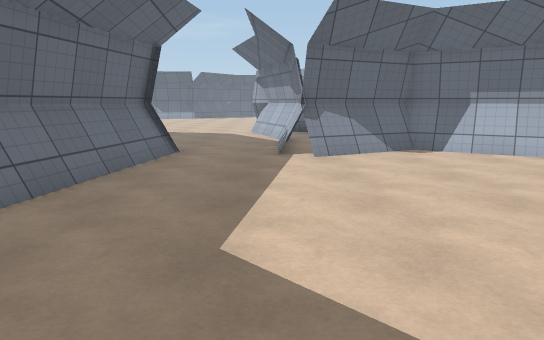
[1] (above)

20 first-person views from a walk through a Unity game level. The camera is 1.4 m above the floor, tilts 10° down and sees 70° across. The floor is counted in squares, 1 m on a side. Each view is taken from the middle of a square. On the plan, view 1 faces up. The plan holds only what a view shows up to about 16 squares ahead; the rest is blank. The place goes on beyond the plan. The player character is not drawn. Some animated figures are not drawn. Door leaves are left out, so doorways stand open. Surface patterns are stand-ins for the level's own textures.

[2]
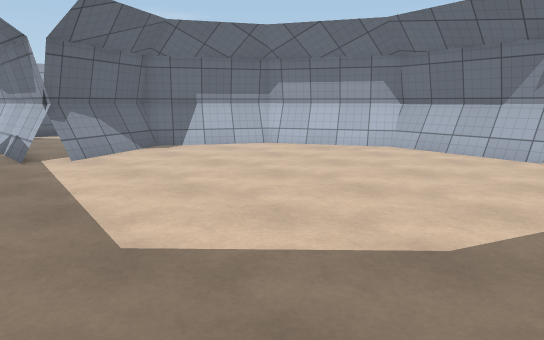

[3]
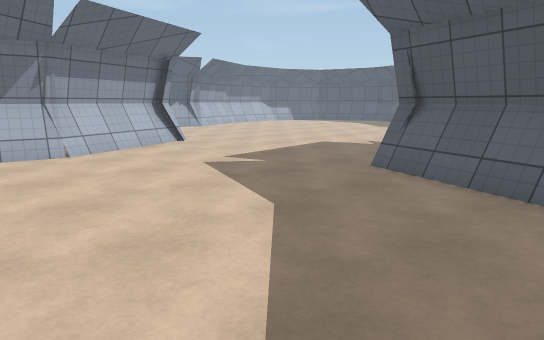

[4]
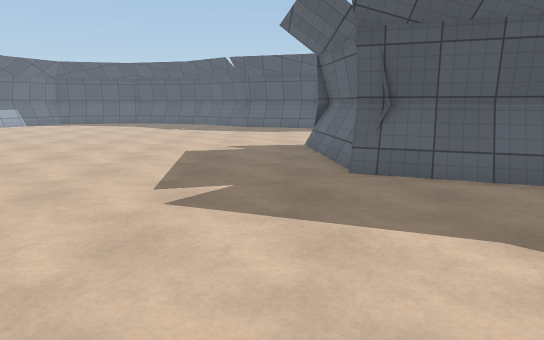

[5]
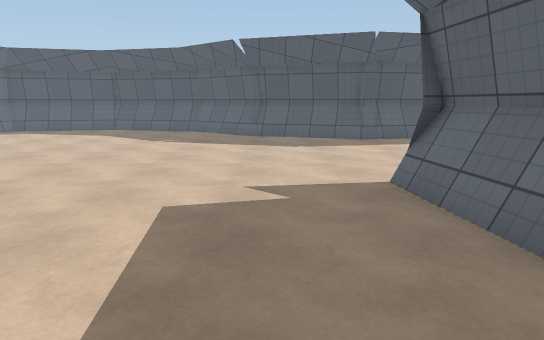

[6]
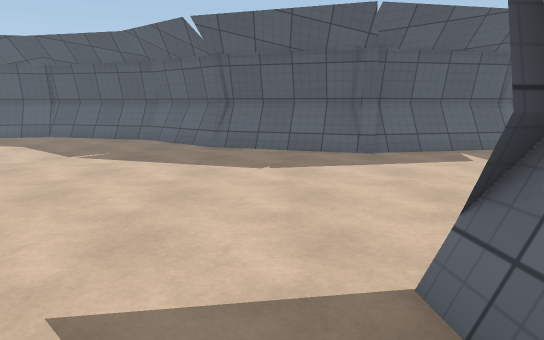

[7]
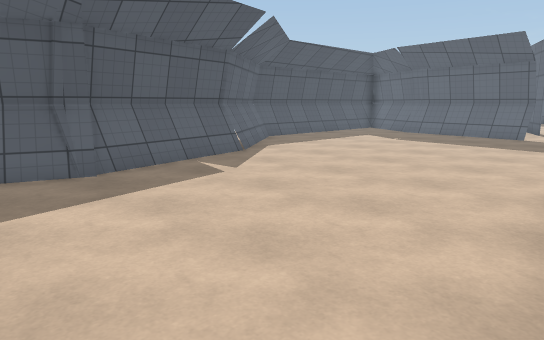

[8]
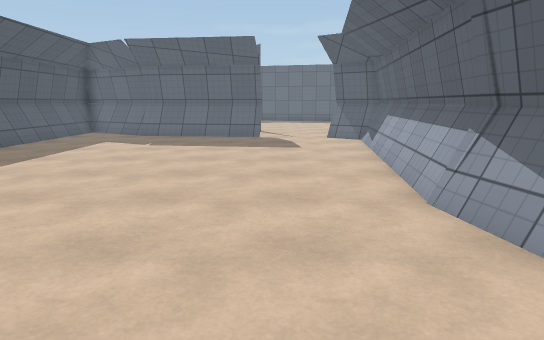

[9]
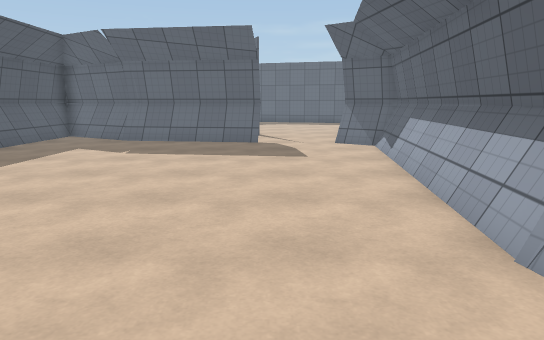

[10]
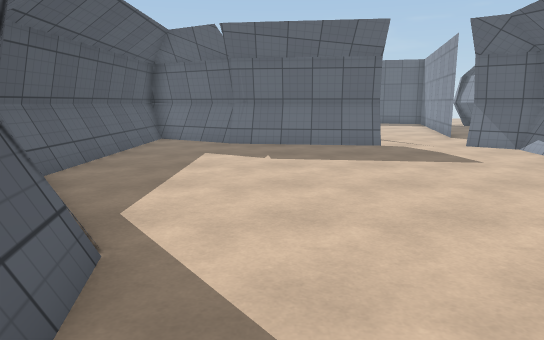

[11]
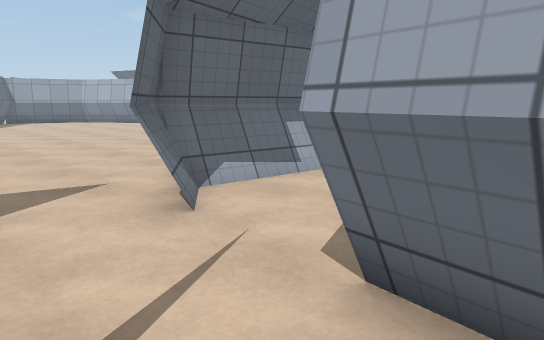

[12]
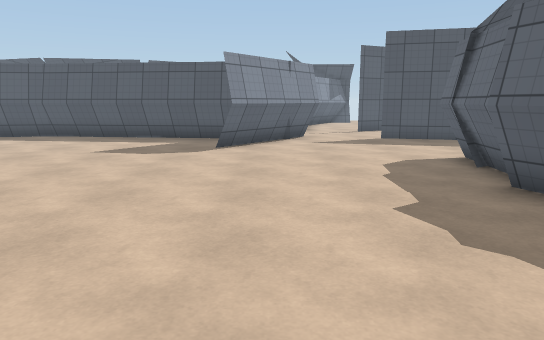

[13]
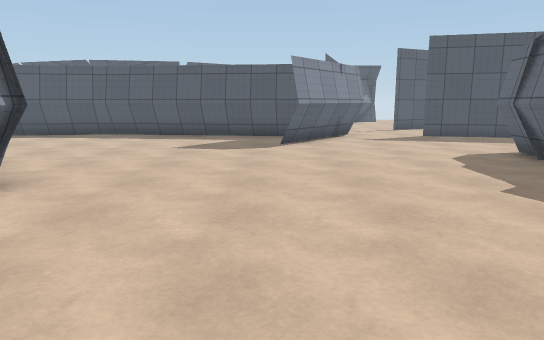

[14]
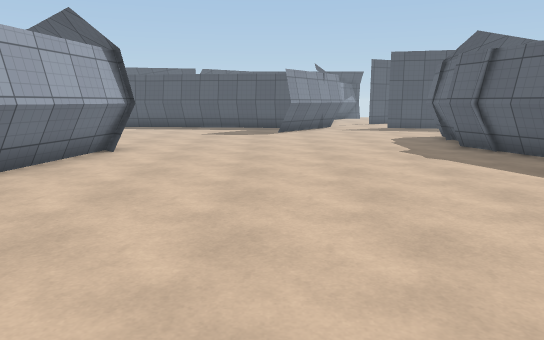

[15]
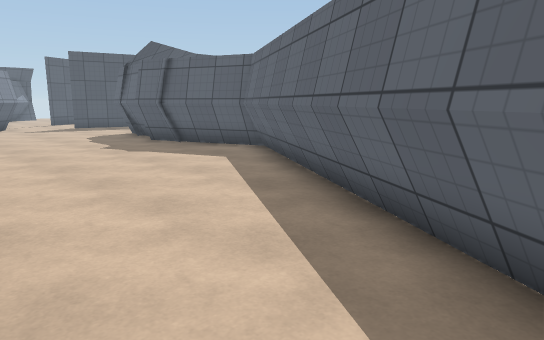

[16]
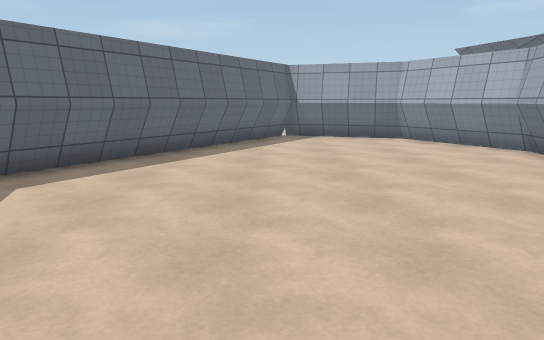

[17]
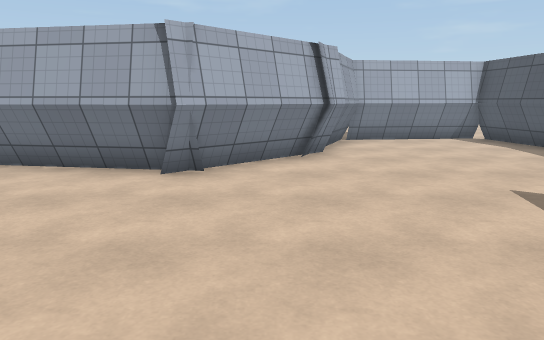

[18]
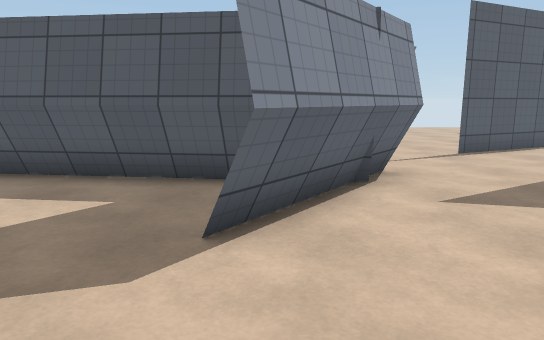

[19]
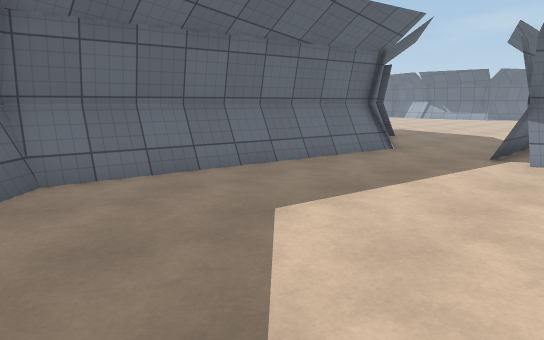

[20]
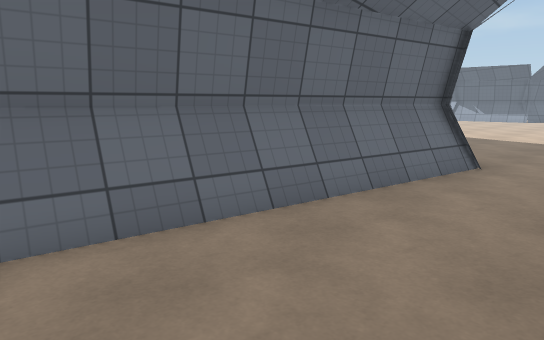

### Floor plan
Key: @ floor where view 1 was taken; # wall or solid block; . floor; D open door; = window, fence, low wall or low ledge.
Columns run from 15 left of view 1 to 12 right of it. Each row starts with its distance up from view 1.
 16      ##=   ....##
 15      #.###=....=#
 14     ##....#.....#
 13    .#.....##....#
 12    ##......#....# ###
 11   =#.......##..=###.###
 10  .#.........#.........##
  9  ##.........=..........##
  8 =#.........#=..........=#
  7 #..........#............##
  6 #..........#.............#
  5 ...........#............=#
  4 ...........#............##
  3 #..........#............##
  2 #.........#=............#
  1 #..........#............##
  0 #..........##..@.........#
 -1 #...........##=..........##
 -2 #.............##=........##
 -3 #...............##........#
 -4 .................#.........
 -5 .....#...........#.........
 -6 ....#=...........#..........
 -7 ...###...........#..........
 -8 DDD#.==###########..........
 -9 DDD.........................
-10 DDD.........................
-11 DDD.........................
-12 DDD.........................
-13 ..#.........................
-14 ..#.........................
-15 ..#.........................
-16 .#=...........=###=.........
-17  #.........####   ###=......
-18 #=........##         ##.....
-19 #.......=##           ##....
-20 #########              ###=.
-21                           ##

Where each view was taken, in squares from view 1:
view 1: 0 up, 0 right, facing up
view 2: 0 up, 2 left, facing up-right
view 3: 5 up, 2 left, facing down-right
view 4: 5 up, 4 right, facing down
view 5: 1 down, 5 right, facing down
view 6: 5 down, 4 right, facing down
view 7: 8 down, 4 right, facing down-left
view 8: 11 down, 3 right, facing left
view 9: 11 down, 1 right, facing left
view 10: 15 down, 0 right, facing left
view 11: 13 down, 15 left, facing up-right
view 12: 7 up, 11 left, facing down
view 13: 8 up, 9 left, facing down
view 14: 13 up, 9 left, facing down
view 15: 14 up, 8 left, facing down-left
view 16: 0 up, 10 left, facing up
view 17: 0 up, 12 left, facing right
view 18: 1 down, 10 left, facing down
view 19: 0 up, 3 right, facing up-left
view 20: 2 up, 0 right, facing up-left
